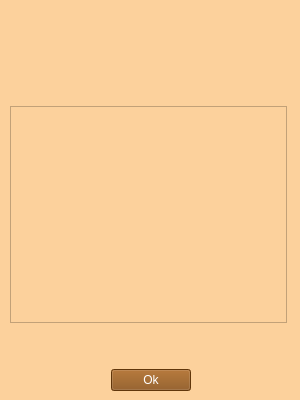
<?xml version="1.0" encoding="UTF-8"?>
<ui version="4.0">
 <class>Ricevuta</class>
 <widget class="QWidget" name="Ricevuta">
  <property name="geometry">
   <rect>
    <x>0</x>
    <y>0</y>
    <width>300</width>
    <height>400</height>
   </rect>
  </property>
  <property name="minimumSize">
   <size>
    <width>300</width>
    <height>400</height>
   </size>
  </property>
  <property name="maximumSize">
   <size>
    <width>300</width>
    <height>400</height>
   </size>
  </property>
  <property name="windowTitle">
   <string>Ricevuta</string>
  </property>
  <property name="styleSheet">
   <string notr="true">background-color: #FCD19C</string>
  </property>
  <widget class="QWidget" name="verticalLayoutWidget_2">
   <property name="geometry">
    <rect>
     <x>10</x>
     <y>10</y>
     <width>281</width>
     <height>381</height>
    </rect>
   </property>
   <layout class="QVBoxLayout" name="verticalLayout_2">
    <item>
     <layout class="QHBoxLayout" name="horizontalLayout_3">
      <item>
       <widget class="QLabel" name="label_4">
        <property name="minimumSize">
         <size>
          <width>50</width>
          <height>50</height>
         </size>
        </property>
        <property name="maximumSize">
         <size>
          <width>50</width>
          <height>50</height>
         </size>
        </property>
        <property name="text">
         <string/>
        </property>
        <property name="pixmap">
         <pixmap>../../Logo_bowling.png</pixmap>
        </property>
        <property name="scaledContents">
         <bool>true</bool>
        </property>
       </widget>
      </item>
     </layout>
    </item>
    <item>
     <spacer name="verticalSpacer_3">
      <property name="orientation">
       <enum>Qt::Vertical</enum>
      </property>
      <property name="sizeType">
       <enum>QSizePolicy::Fixed</enum>
      </property>
      <property name="sizeHint" stdset="0">
       <size>
        <width>20</width>
        <height>40</height>
       </size>
      </property>
     </spacer>
    </item>
    <item>
     <layout class="QVBoxLayout" name="verticalLayout">
      <item>
       <widget class="QListWidget" name="visualizzaList">
        <property name="minimumSize">
         <size>
          <width>277</width>
          <height>0</height>
         </size>
        </property>
        <property name="maximumSize">
         <size>
          <width>277</width>
          <height>16777215</height>
         </size>
        </property>
       </widget>
      </item>
     </layout>
    </item>
    <item>
     <spacer name="verticalSpacer_4">
      <property name="orientation">
       <enum>Qt::Vertical</enum>
      </property>
      <property name="sizeType">
       <enum>QSizePolicy::Fixed</enum>
      </property>
      <property name="sizeHint" stdset="0">
       <size>
        <width>20</width>
        <height>40</height>
       </size>
      </property>
     </spacer>
    </item>
    <item>
     <layout class="QHBoxLayout" name="horizontalLayout_4">
      <item>
       <spacer name="horizontalSpacer_3">
        <property name="orientation">
         <enum>Qt::Horizontal</enum>
        </property>
        <property name="sizeHint" stdset="0">
         <size>
          <width>40</width>
          <height>20</height>
         </size>
        </property>
       </spacer>
      </item>
      <item>
       <widget class="QPushButton" name="indietroButton">
        <property name="styleSheet">
         <string notr="true">color: white;  background-color: #874B0F</string>
        </property>
        <property name="text">
         <string>Ok</string>
        </property>
       </widget>
      </item>
      <item>
       <spacer name="horizontalSpacer_4">
        <property name="orientation">
         <enum>Qt::Horizontal</enum>
        </property>
        <property name="sizeHint" stdset="0">
         <size>
          <width>40</width>
          <height>20</height>
         </size>
        </property>
       </spacer>
      </item>
     </layout>
    </item>
   </layout>
  </widget>
 </widget>
 <resources/>
 <connections/>
</ui>
